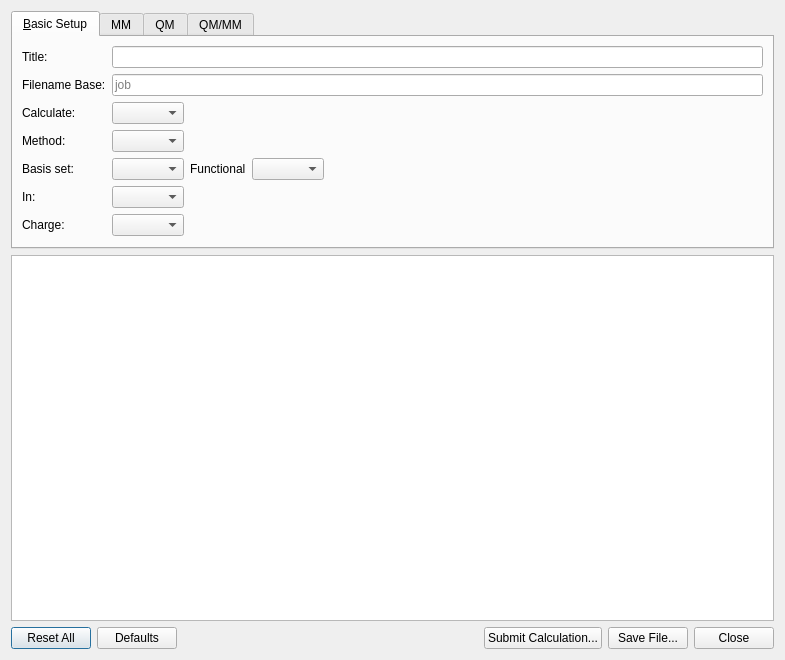
<?xml version="1.0" encoding="UTF-8"?>
<ui version="4.0">
 <class>Cp2kInputDialog</class>
 <widget class="QDialog" name="Cp2kInputDialog">
  <property name="geometry">
   <rect>
    <x>0</x>
    <y>0</y>
    <width>785</width>
    <height>660</height>
   </rect>
  </property>
  <property name="windowTitle">
   <string>CP2K Input</string>
  </property>
  <layout class="QGridLayout">
   <item row="3" column="0">
    <widget class="QTextEdit" name="previewText">
     <property name="sizePolicy">
      <sizepolicy hsizetype="Expanding" vsizetype="Expanding">
       <horstretch>0</horstretch>
       <verstretch>1</verstretch>
      </sizepolicy>
     </property>
    </widget>
   </item>
   <item row="4" column="0">
    <layout class="QHBoxLayout">
     <item>
      <widget class="QPushButton" name="resetAllButton">
       <property name="text">
        <string>Reset All</string>
       </property>
      </widget>
     </item>
     <item>
      <widget class="QPushButton" name="defaultsButton">
       <property name="text">
        <string>Defaults</string>
       </property>
      </widget>
     </item>
     <item>
      <spacer>
       <property name="orientation">
        <enum>Qt::Horizontal</enum>
       </property>
       <property name="sizeType">
        <enum>QSizePolicy::MinimumExpanding</enum>
       </property>
       <property name="sizeHint" stdset="0">
        <size>
         <width>10</width>
         <height>20</height>
        </size>
       </property>
      </spacer>
     </item>
     <item>
      <widget class="QPushButton" name="computeButton">
       <property name="text">
        <string>Submit Calculation...</string>
       </property>
      </widget>
     </item>
     <item>
      <widget class="QPushButton" name="generateButton">
       <property name="text">
        <string>Save File...</string>
       </property>
      </widget>
     </item>
     <item>
      <widget class="QPushButton" name="closeButton">
       <property name="text">
        <string>Close</string>
       </property>
      </widget>
     </item>
    </layout>
   </item>
   <item row="2" column="0">
    <widget class="QTabWidget" name="modeTab">
     <property name="currentIndex">
      <number>0</number>
     </property>
     <widget class="QWidget" name="basicWidget">
      <attribute name="title">
       <string>&amp;Basic Setup</string>
      </attribute>
      <layout class="QGridLayout">
       <item row="9" column="3">
        <layout class="QHBoxLayout" name="horizontalLayout">
         <item>
          <widget class="QComboBox" name="chargeCombo"/>
         </item>
         <item>
          <spacer name="horizontalSpacer">
           <property name="orientation">
            <enum>Qt::Horizontal</enum>
           </property>
           <property name="sizeHint" stdset="0">
            <size>
             <width>40</width>
             <height>20</height>
            </size>
           </property>
          </spacer>
         </item>
        </layout>
       </item>
       <item row="7" column="1">
        <widget class="QLabel" name="label_3">
         <property name="text">
          <string>In:</string>
         </property>
         <property name="alignment">
          <set>Qt::AlignLeading|Qt::AlignLeft|Qt::AlignVCenter</set>
         </property>
         <property name="buddy">
          <cstring>stateCombo</cstring>
         </property>
        </widget>
       </item>
       <item row="6" column="1">
        <widget class="QLabel" name="label_2">
         <property name="text">
          <string>Basis set:</string>
         </property>
         <property name="alignment">
          <set>Qt::AlignLeading|Qt::AlignLeft|Qt::AlignVCenter</set>
         </property>
         <property name="buddy">
          <cstring>basisCombo</cstring>
         </property>
        </widget>
       </item>
       <item row="4" column="3">
        <layout class="QHBoxLayout">
         <item>
          <widget class="QComboBox" name="calculateCombo"/>
         </item>
         <item>
          <spacer>
           <property name="orientation">
            <enum>Qt::Horizontal</enum>
           </property>
           <property name="sizeHint" stdset="0">
            <size>
             <width>40</width>
             <height>20</height>
            </size>
           </property>
          </spacer>
         </item>
        </layout>
       </item>
       <item row="6" column="3">
        <layout class="QHBoxLayout">
         <item>
          <widget class="QComboBox" name="basisCombo"/>
         </item>
         <item>
          <widget class="QLabel" name="label_9">
           <property name="text">
            <string>Functional</string>
           </property>
          </widget>
         </item>
         <item>
          <widget class="QComboBox" name="functionalCombo">
           <property name="accessibleDescription">
            <string notr="true"/>
           </property>
          </widget>
         </item>
         <item>
          <spacer>
           <property name="orientation">
            <enum>Qt::Horizontal</enum>
           </property>
           <property name="sizeHint" stdset="0">
            <size>
             <width>16</width>
             <height>20</height>
            </size>
           </property>
          </spacer>
         </item>
        </layout>
       </item>
       <item row="9" column="1">
        <widget class="QLabel" name="label_6">
         <property name="text">
          <string>Charge:</string>
         </property>
         <property name="buddy">
          <cstring>chargeCombo</cstring>
         </property>
        </widget>
       </item>
       <item row="7" column="3">
        <layout class="QHBoxLayout">
         <item>
          <widget class="QComboBox" name="stateCombo"/>
         </item>
         <item>
          <spacer>
           <property name="orientation">
            <enum>Qt::Horizontal</enum>
           </property>
           <property name="sizeHint" stdset="0">
            <size>
             <width>40</width>
             <height>20</height>
            </size>
           </property>
          </spacer>
         </item>
        </layout>
       </item>
       <item row="10" column="1">
        <spacer>
         <property name="orientation">
          <enum>Qt::Vertical</enum>
         </property>
         <property name="sizeHint" stdset="0">
          <size>
           <width>20</width>
           <height>0</height>
          </size>
         </property>
        </spacer>
       </item>
       <item row="4" column="1">
        <widget class="QLabel" name="label">
         <property name="text">
          <string>Calculate:</string>
         </property>
         <property name="alignment">
          <set>Qt::AlignLeading|Qt::AlignLeft|Qt::AlignVCenter</set>
         </property>
         <property name="buddy">
          <cstring>calculateCombo</cstring>
         </property>
        </widget>
       </item>
       <item row="3" column="1">
        <widget class="QLabel" name="label_4">
         <property name="text">
          <string>Filename Base:</string>
         </property>
        </widget>
       </item>
       <item row="0" column="1">
        <widget class="QLabel" name="label_8">
         <property name="text">
          <string>Title:</string>
         </property>
         <property name="buddy">
          <cstring>titleEdit</cstring>
         </property>
        </widget>
       </item>
       <item row="5" column="1">
        <widget class="QLabel" name="label_5">
         <property name="text">
          <string>Method:</string>
         </property>
         <property name="alignment">
          <set>Qt::AlignLeading|Qt::AlignLeft|Qt::AlignVCenter</set>
         </property>
         <property name="buddy">
          <cstring>methodCombo</cstring>
         </property>
        </widget>
       </item>
       <item row="0" column="3">
        <widget class="QLineEdit" name="titleEdit"/>
       </item>
       <item row="3" column="3">
        <widget class="QLineEdit" name="baseNameEdit">
         <property name="text">
          <string/>
         </property>
         <property name="placeholderText">
          <string>job</string>
         </property>
        </widget>
       </item>
       <item row="5" column="3">
        <layout class="QHBoxLayout">
         <item>
          <widget class="QComboBox" name="methodCombo"/>
         </item>
         <item>
          <spacer>
           <property name="orientation">
            <enum>Qt::Horizontal</enum>
           </property>
           <property name="sizeHint" stdset="0">
            <size>
             <width>40</width>
             <height>20</height>
            </size>
           </property>
          </spacer>
         </item>
        </layout>
       </item>
      </layout>
     </widget>
     <widget class="QWidget" name="tab">
      <attribute name="title">
       <string>MM</string>
      </attribute>
      <widget class="QSplitter" name="splitter">
       <property name="geometry">
        <rect>
         <x>30</x>
         <y>20</y>
         <width>541</width>
         <height>35</height>
        </rect>
       </property>
       <property name="orientation">
        <enum>Qt::Horizontal</enum>
       </property>
       <widget class="QLabel" name="label_7">
        <property name="text">
         <string>Emax Spline</string>
        </property>
       </widget>
       <widget class="QWidget" name="horizontalLayoutWidget">
        <layout class="QHBoxLayout" name="horizontalLayout_2">
         <item>
          <widget class="QSpinBox" name="emaxSplineSpin">
           <property name="maximum">
            <number>99999</number>
           </property>
           <property name="value">
            <number>1000</number>
           </property>
          </widget>
         </item>
         <item>
          <spacer name="horizontalSpacer_2">
           <property name="orientation">
            <enum>Qt::Horizontal</enum>
           </property>
           <property name="sizeHint" stdset="0">
            <size>
             <width>40</width>
             <height>20</height>
            </size>
           </property>
          </spacer>
         </item>
        </layout>
       </widget>
      </widget>
     </widget>
     <widget class="QWidget" name="tab_2">
      <attribute name="title">
       <string>QM</string>
      </attribute>
     </widget>
     <widget class="QWidget" name="tab_3">
      <attribute name="title">
       <string>QM/MM</string>
      </attribute>
     </widget>
    </widget>
   </item>
  </layout>
 </widget>
 <tabstops>
  <tabstop>calculateCombo</tabstop>
  <tabstop>basisCombo</tabstop>
  <tabstop>functionalCombo</tabstop>
  <tabstop>stateCombo</tabstop>
  <tabstop>methodCombo</tabstop>
  <tabstop>chargeCombo</tabstop>
  <tabstop>previewText</tabstop>
  <tabstop>resetAllButton</tabstop>
  <tabstop>defaultsButton</tabstop>
  <tabstop>generateButton</tabstop>
  <tabstop>closeButton</tabstop>
 </tabstops>
 <resources/>
 <connections/>
</ui>
